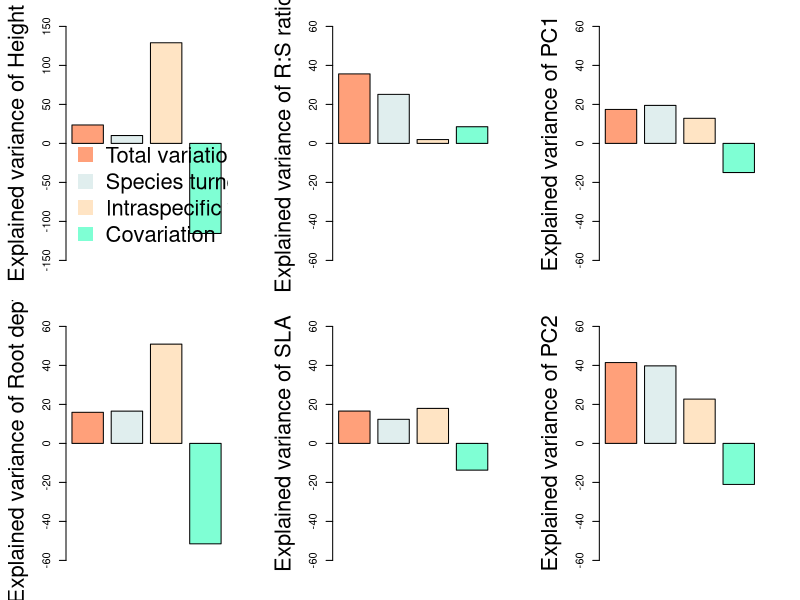

R code for this plot:
##%######################################################%##
#                                                          #
####            Plotting intra versus inter             ####
#                                                          #
##%######################################################%##

png(
  "output_plot/Intra_MainFigure 2.jpg",
  width = 16,
  height = 8,
  units = 'in',
  res = 600
)
par(mfcol=c(2,3))

par(mar = c(3, 5, 2, 3))

##%######################################################%##
#                                                          #
####                      Height                        ####
#                                                          #
##%######################################################%##

barplot(as.numeric(c("23.62", "10.08", "129.01", "-115.47")),
        col = c("lightsalmon","azure2","bisque","aquamarine"),
        ylab = "Explained variance of Height", space = as.numeric(c("0.25","0.25","0.25","0.25")),
        cex.lab = 2, ylim=c(-150,150))


legend("bottomleft", legend = c("Total variation", "Species turnover", "Intraspecific variation", "Covariation"), 
       col=c("lightsalmon","azure2","bisque","aquamarine"),
       pch = 15, bty = "n", pt.cex = 3, cex = 2,  horiz = F)

##%######################################################%##  
#                                                          #
####                    Root Depth                      ####
#                                                          #
##%######################################################%##

barplot(as.numeric(c("15.95","16.55","50.91","-51.50")),
        col = c("lightsalmon","azure2","bisque","aquamarine"),
        ylab = "Explained variance of Root depth", space = as.numeric(c("0.25","0.25","0.25","0.25")),
        cex.lab = 2, ylim=c(-60,60))


##%######################################################%##
#                                                          #
####                      R-S ratio                     ####
#                                                          #
##%######################################################%##

barplot(as.numeric(c("35.64","25.15","1.96","8.54")),
        col = c("lightsalmon","azure2","bisque","aquamarine"),
        ylab = "Explained variance of R:S ratio", space = as.numeric(c("0.25","0.25","0.25","0.25")),
        cex.lab = 2, ylim=c(-60,60))


##%######################################################%##
#                                                          #
####                        SLA                         ####
#                                                          #
##%######################################################%##

barplot(as.numeric(c("16.58","12.36","17.94","-13.72")),
        col = c("lightsalmon","azure2","bisque","aquamarine"),
        ylab = "Explained variance of SLA", space = as.numeric(c("0.25","0.25","0.25","0.25")),
        cex.lab = 2, ylim=c(-60,60))

##%######################################################%##
#                                                          #
####                        PC1                         ####
#                                                          #
##%######################################################%##

barplot(as.numeric(c("17.42","19.48","12.87","-14.94")),
        col = c("lightsalmon","azure2","bisque","aquamarine"),
        ylab = "Explained variance of PC1", space = as.numeric(c("0.25","0.25","0.25","0.25")),
        cex.lab = 2, ylim=c(-60,60))

##%######################################################%##
#                                                          #
####                        PC2                         ####
#                                                          #
##%######################################################%##

barplot(as.numeric(c("41.45","39.76","22.72","-21.04")),
        col = c("lightsalmon","azure2","bisque","aquamarine"),
        ylab = "Explained variance of PC2", space = as.numeric(c("0.25","0.25","0.25","0.25")),
        cex.lab = 2, ylim=c(-60,60))


dev.off()

